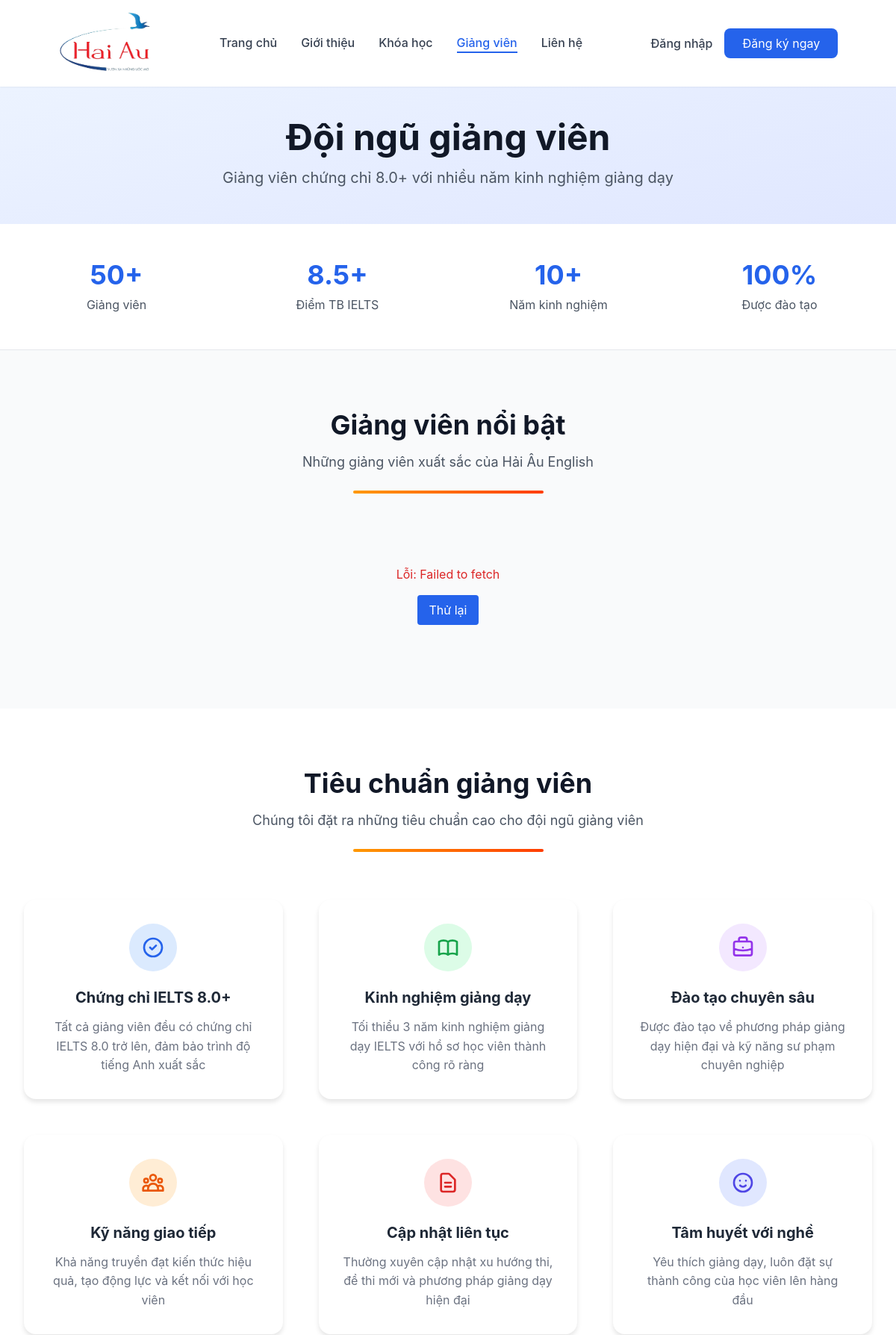
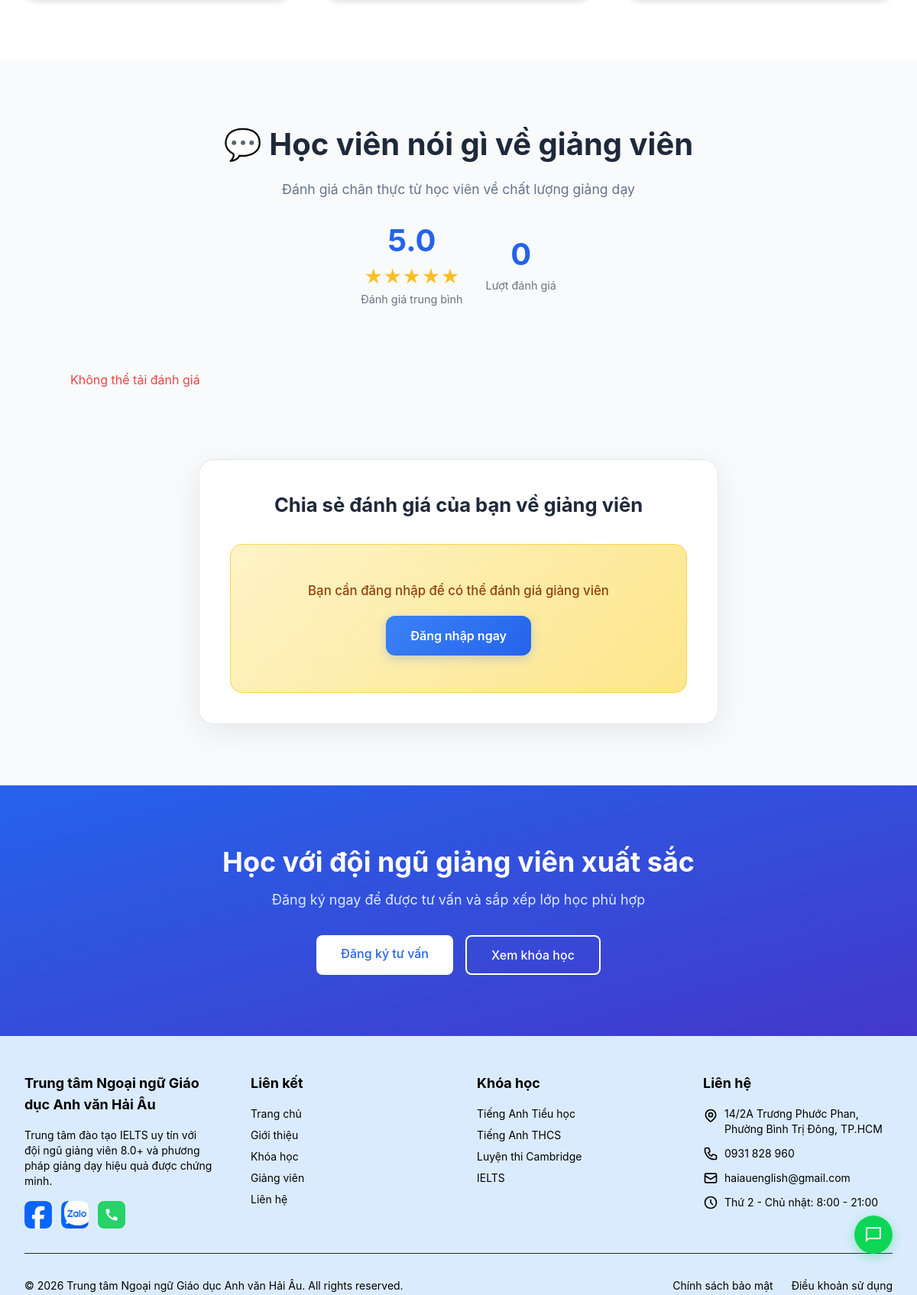
/frontend/pages/teachers.php (upper part), run on the app's committed database (2 pictures, top to bottom).
### tables this page shows
CREATE TABLE `site_content` (
  `id` INT UNSIGNED NOT NULL AUTO_INCREMENT,
  `page` VARCHAR(50) NOT NULL COMMENT 'home, about, courses, teachers, contact',
  `section` VARCHAR(100) NOT NULL COMMENT 'hero, features, stats, about_intro, etc.',
  `content_key` VARCHAR(100) NOT NULL COMMENT 'title, subtitle, description, image_url, etc.',
  `content_value` TEXT DEFAULT NULL,
  `content_type` ENUM('text', 'html', 'image', 'json') DEFAULT 'text',
  `is_active` TINYINT(1) DEFAULT 1,
  `updated_by` INT UNSIGNED DEFAULT NULL,
  `created_at` DATETIME NOT NULL DEFAULT CURRENT_TIMESTAMP,
  `updated_at` DATETIME DEFAULT CURRENT_TIMESTAMP ON UPDATE CURRENT_TIMESTAMP,
  PRIMARY KEY (`id`),
  UNIQUE KEY `unique_content` (`page`, `section`, `content_key`),
  INDEX (`page`),
  INDEX (`section`)
);

### frontend/components/content_helper.php (called while the page is built, shortened)
<?php
require_once __DIR__ . '/../../backend/php/db.php';
function getSiteContent($page = null) {
    global $pdo;
    try {
        if ($page) {
            $stmt = $pdo->prepare("SELECT section, content_key, content_value, content_type FROM site_content WHERE page = ? AND is_active = 1");
            $stmt->execute([$page]);
        } else {
            $stmt = $pdo->query("SELECT page, section, content_key, content_value, content_type FROM site_content WHERE is_active = 1");
        }
        $results = $stmt->fetchAll(PDO::FETCH_ASSOC);
        $content = [];
        foreach ($results as $row) {
            if ($page) {
                $content[$row['section']][$row['content_key']] = $row['content_value'];
            } else {
                $content[$row['page']][$row['section']][$row['content_key']] = $row['content_value'];
            }
        }
        return $content;
    } catch (Exception $e) {
        return [];
    }
}
$siteContent = [];
function c($page, $section, $key, $default = '') {
    global $siteContent;
    if (!isset($siteContent[$page])) {
        $siteContent[$page] = getSiteContent($page);
    }
    return $siteContent[$page][$section][$key] ?? $default;
}

### frontend/components/base_config.php (called while the page is built, shortened)
<?php
function isLocalEnvironment() {
    $host = $_SERVER['HTTP_HOST'] ?? $_SERVER['SERVER_NAME'] ?? 'localhost';
    return (strpos($host, 'localhost') !== false || strpos($host, '127.0.0.1') !== false);
}
function getBasePath() {
    $requestUri = $_SERVER['REQUEST_URI'] ?? '';
    $scriptName = $_SERVER['SCRIPT_NAME'] ?? '';
    $knownBases = ['/hai_au_english', '/Hai_Au_English'];
    foreach ($knownBases as $base) {
        if (stripos($requestUri, $base) === 0 || stripos($scriptName, $base) === 0) {
            return strtolower($base);
        }
    }
    return '';
}
$basePath = getBasePath();
$paths = [
    'home' => $basePath . '/TrangChu',
    'about' => $basePath . '/GioiThieu',
    'courses' => $basePath . '/KhoaHoc',
    'teachers' => $basePath . '/GiangVien',
    'contact' => $basePath . '/LienHe',
    'login' => $basePath . '/DangNhap',
    'signup' => $basePath . '/DangKy',
    'profile' => $basePath . '/HocVien',
    'admin' => $basePath . '/QuanTri',
];
?>

### frontend/pages/teachers.php (the view, shortened to what this page needs)
<?php
include __DIR__ . '/../components/content_helper.php';
$content = getSiteContent('teachers');
?>
<?php include __DIR__ . '/../components/head.php'; ?>
<body class="min-h-screen bg-white">
    <?php include __DIR__ . '/../components/header.php'; ?>
    <main>
        <section class="pt-40 pb-12 bg-gradient-to-br from-blue-50 to-indigo-100">
            <div class="max-w-7xl mx-auto px-4 sm:px-6 lg:px-8">
                <div class="text-center">
                    <h1 class="text-4xl md:text-5xl font-bold text-gray-900 mb-4">
                        <?php echo c('teachers', 'hero', 'title', 'Đội ngũ giảng viên'); ?>
                    </h1>
                    <p class="text-lg md:text-xl text-gray-600 max-w-3xl mx-auto">
                        <?php echo c('teachers', 'hero', 'subtitle', 'Giảng viên chứng chỉ 8.0+ với nhiều năm kinh nghiệm giảng dạy'); ?>
                    </p>
                </div>
            </div>
        </section>
        <section class="py-12 bg-white border-b">
            <div class="max-w-7xl mx-auto px-4 sm:px-6 lg:px-8">
                <div class="grid grid-cols-2 md:grid-cols-4 gap-8">
                    <div class="text-center">
                        <div class="text-4xl font-bold text-blue-600 mb-2"><?php echo c('teachers', 'stats', 'stat1_number', '50+'); ?></div>
                        <div class="text-gray-600"><?php echo c('teachers', 'stats', 'stat1_label', 'Giảng viên'); ?></div>
                    </div>
                    <div class="text-center">
                        <div class="text-4xl font-bold text-blue-600 mb-2"><?php echo c('teachers', 'stats', 'stat2_number', '8.5+'); ?></div>
                        <div class="text-gray-600"><?php echo c('teachers', 'stats', 'stat2_label', 'Điểm TB IELTS'); ?></div>
                    </div>
                    <div class="text-center">
                        <div class="text-4xl font-bold text-blue-600 mb-2"><?php echo c('teachers', 'stats', 'stat3_number', '10+'); ?></div>
                        <div class="text-gray-600"><?php echo c('teachers', 'stats', 'stat3_label', 'Năm kinh nghiệm'); ?></div>
                    </div>
                    <div class="text-center">
                        <div class="text-4xl font-bold text-blue-600 mb-2"><?php echo c('teachers', 'stats', 'stat4_number', '100%'); ?></div>
                        <div class="text-gray-600"><?php echo c('teachers', 'stats', 'stat4_label', 'Được đào tạo'); ?></div>
                    </div>
                </div>
            </div>
        </section>
        <section class="py-20 bg-gray-50">
            <div class="max-w-7xl mx-auto px-4 sm:px-6 lg:px-8">
                <div class="text-center mb-16">
                    <h2 class="text-3xl md:text-4xl font-bold text-gray-900 mb-4">
                        <?php echo c('teachers', 'featured', 'title', 'Giảng viên nổi bật'); ?>
                    </h2>
                    <p class="text-lg text-gray-600 max-w-3xl mx-auto">
                        <?php echo c('teachers', 'featured', 'subtitle', 'Những giảng viên xuất sắc của Hải Âu English'); ?>
                    </p>
                    <div class="gradient_line"></div>
                </div>
                <div id="teachers-grid" class="grid md:grid-cols-2 lg:grid-cols-4 gap-4">
                </div>
            </div>
        </section>
        <section class="py-20 bg-white">
            <div class="max-w-7xl mx-auto px-4 sm:px-6 lg:px-8">
                <div class="text-center mb-16">
                    <h2 class="text-3xl md:text-4xl font-bold text-gray-900 mb-4">
                        <?php echo c('teachers', 'qualifications', 'title', 'Tiêu chuẩn giảng viên'); ?>
                    </h2>
                    <p class="text-lg text-gray-600 max-w-3xl mx-auto">
                        <?php echo c('teachers', 'qualifications', 'subtitle', 'Chúng tôi đặt ra những tiêu chuẩn cao cho đội ngũ giảng viên'); ?>
                    </p>
                    <div class="gradient_line"></div>
                </div>
                <div class="grid md:grid-cols-2 lg:grid-cols-3 gap-8">
                    <div class="qualification-card">
                        <div class="qualification-icon bg-blue-100">
                            <svg class="w-8 h-8 text-blue-600" fill="none" stroke="currentColor" viewBox="0 0 24 24">
                                <path stroke-linecap="round" stroke-linejoin="round" stroke-width="2" d="M9 12l2 2 4-4m6 2a9 9 0 11-18 0 9 9 0 0118 0z"/>
                            </svg>
                        </div>
                        <h3 class="qualification-title"><?php echo c('teachers', 'qualifications', 'qual1_title', 'Chứng chỉ IELTS 8.0+'); ?></h3>
                        <p class="qualification-description">
                            <?php echo c('teachers', 'qualifications', 'qual1_desc', 'Tất cả giảng viên đều có chứng chỉ IELTS 8.0 trở lên, đảm bảo trình độ tiếng Anh xuất sắc'); ?>
                        </p>
                    </div>
                    <div class="qualification-card">
                        <div class="qualification-icon bg-green-100">
                        </div>
                        <h3 class="qualification-title"><?php echo c('teachers', 'qualifications', 'qual2_title', 'Kinh nghiệm giảng dạy'); ?></h3>
                        <p class="qualification-description">
                            <?php echo c('teachers', 'qualifications', 'qual2_desc', 'Tối thiểu 3 năm kinh nghiệm giảng dạy IELTS với hồ sơ học viên thành công rõ ràng'); ?>
                        </p>
                    </div>
                    <div class="qualification-card">
                        <div class="qualification-icon bg-purple-100">
                        </div>
                        <h3 class="qualification-title"><?php echo c('teachers', 'qualifications', 'qual3_title', 'Đào tạo chuyên sâu'); ?></h3>
                        <p class="qualification-description">
                            <?php echo c('teachers', 'qualifications', 'qual3_desc', 'Được đào tạo về phương pháp giảng dạy hiện đại và kỹ năng sư phạm chuyên nghiệp'); ?>
                        </p>
                    </div>
                    <div class="qualification-card">
                        <div class="qualification-icon bg-orange-100">
                        </div>
                        <h3 class="qualification-title"><?php echo c('teachers', 'qualifications', 'qual4_title', 'Kỹ năng giao tiếp'); ?></h3>
                        <p class="qualification-description">
                            <?php echo c('teachers', 'qualifications', 'qual4_desc', 'Khả năng truyền đạt kiến thức hiệu quả, tạo động lực và kết nối với học viên'); ?>
                        </p>
                    </div>
                    <div class="qualification-card">
                        <div class="qualification-icon bg-red-100">
                            <svg class="w-8 h-8 text-red-600" fill="none" stroke="currentColor" viewBox="0 0 24 24">
                                <path stroke-linecap="round" stroke-linejoin="round" stroke-width="2" d="M9 12h6m-6 4h6m2 5H7a2 2 0 01-2-2V5a2 2 0 012-2h5.586a1 1 0 01.707.293l5.414 5.414a1 1 0 01.293.707V19a2 2 0 01-2 2z"/>
                            </svg>
                        </div>
                        <h3 class="qualification-title"><?php echo c('teachers', 'qualifications', 'qual5_title', 'Cập nhật liên tục'); ?></h3>
                        <p class="qualification-description">
                            <?php echo c('teachers', 'qualifications', 'qual5_desc', 'Thường xuyên cập nhật xu hướng thi, đề thi mới và phương pháp giảng dạy hiện đại'); ?>
                        </p>
                    </div>
                    <div class="qualification-card">
                        <div class="qualification-icon bg-indigo-100">
                            <svg class="w-8 h-8 text-indigo-600" fill="none" stroke="currentColor" viewBox="0 0 24 24">
                                <path stroke-linecap="round" stroke-linejoin="round" stroke-width="2" d="M14.828 14.828a4 4 0 01-5.656 0M9 10h.01M15 10h.01M21 12a9 9 0 11-18 0 9 9 0 0118 0z"/>
                            </svg>
                        </div>
                        <h3 class="qualification-title"><?php echo c('teachers', 'qualifications', 'qual6_title', 'Tâm huyết với nghề'); ?></h3>
                        <p class="qualification-description">
                            <?php echo c('teachers', 'qualifications', 'qual6_desc', 'Yêu thích giảng dạy, luôn đặt sự thành công của học viên lên hàng đầu'); ?>
                        </p>
                    </div>
                </div>
            </div>
        </section>
        <section id="teacher-reviews-section" class="py-20 bg-gray-50">
            <div class="max-w-7xl mx-auto px-4 sm:px-6 lg:px-8">
                <div class="reviews-header">
                    <h2>💬 <?php echo c('teachers', 'testimonials', 'title', 'Học viên nói gì về giảng viên'); ?></h2>
                    <p><?php echo c('teachers', 'testimonials', 'subtitle', 'Đánh giá chân thực từ học viên về chất lượng giảng dạy'); ?></p>
                    <div class="reviews-stats">
                        <div class="reviews-stat-item">
                            <div class="stat-value" id="teacher-reviews-avg-rating">5.0</div>
                            <div class="stat-stars">★★★★★</div>
                            <div class="stat-label">Đánh giá trung bình</div>
                        </div>
                        <div class="reviews-stat-item">
                            <div class="stat-value" id="teacher-reviews-total">0</div>
                            <div class="stat-label">Lượt đánh giá</div>
                        </div>
                    </div>
                </div>
                <div class="reviews-container">
                    <div id="teacher-reviews-carousel">
                    </div>
                </div>
                <div class="review-form-section">
                    <h3 class="review-form-title">Chia sẻ đánh giá của bạn về giảng viên</h3>
                    <div id="teacher-review-login-prompt" class="login-prompt">
                        <p>Bạn cần đăng nhập để có thể đánh giá giảng viên</p>
                        <a href="<?php echo $paths['login']; ?>">Đăng nhập ngay</a>
                    </div>
                </div>
            </div>
        </section>
        <section class="py-20 bg-gradient-to-br from-blue-600 to-indigo-700 text-white">
            <div class="max-w-4xl mx-auto px-4 sm:px-6 lg:px-8 text-center">
                <h2 class="text-3xl md:text-4xl font-bold mb-4">
                    <?php echo c('teachers', 'cta', 'title', 'Học với đội ngũ giảng viên xuất sắc'); ?>
                </h2>
                <p class="text-lg text-blue-100 mb-8">
                    <?php echo c('teachers', 'cta', 'subtitle', 'Đăng ký ngay để được tư vấn và sắp xếp lớp học phù hợp'); ?>
                </p>
                <div class="flex flex-col sm:flex-row gap-4 justify-center">
                    <a href="<?php echo $paths['contact']; ?>" class="bg-white text-blue-600 px-8 py-3 rounded-lg hover:bg-gray-100 transition-colors font-medium">
                        Đăng ký tư vấn
                    </a>
                    <a href="<?php echo $paths['courses']; ?>" class="border-2 border-white text-white px-8 py-3 rounded-lg hover:bg-white hover:text-blue-600 transition-colors font-medium">
                        Xem khóa học
                    </a>
                </div>
            </div>
        </section>
    </main>
    <?php include __DIR__ . '/../components/footer.php'; ?>
    <?php include __DIR__ . '/../components/floating-contact.php'; ?>
</body>
</html>

### data on the page
site_content: content_key "Giảng viên chứng chỉ 8.0+ với nhiều năm kinh nghiệm giảng dạy", content_key "Những giảng viên xuất sắc của Hải Âu English", content_key "Chúng tôi đặt ra những tiêu chuẩn cao cho đội ngũ giảng viên", content_key "Đánh giá chân thực từ học viên về chất lượng giảng dạy", section "Học với đội ngũ giảng viên xuất sắc", section+content_key "Đăng ký ngay để được tư vấn và sắp xếp lớp học phù hợp"

### other printed values
c('teachers', 'hero', 'title', 'Đội ngũ giảng viên') "Đội ngũ giảng viên"
c('teachers', 'stats', 'stat1_number', '50+') "50+"
c('teachers', 'stats', 'stat1_label', 'Giảng viên') "Giảng viên"
c('teachers', 'stats', 'stat2_number', '8.5+') "8.5+"
c('teachers', 'stats', 'stat2_label', 'Điểm TB IELTS') "Điểm TB IELTS"
c('teachers', 'stats', 'stat3_number', '10+') "10+"
c('teachers', 'stats', 'stat3_label', 'Năm kinh nghiệm') "Năm kinh nghiệm"
c('teachers', 'stats', 'stat4_number', '100%') "100%"
c('teachers', 'stats', 'stat4_label', 'Được đào tạo') "Được đào tạo"
c('teachers', 'featured', 'title', 'Giảng viên nổi bật') "Giảng viên nổi bật"
c('teachers', 'qualifications', 'title', 'Tiêu chuẩn giảng viên') "Tiêu chuẩn giảng viên"
c('teachers', 'qualifications', 'qual1_title', 'Chứng chỉ IELTS 8.0+') "Chứng chỉ IELTS 8.0+"
c('teachers', 'qualifications', 'qual3_title', 'Đào tạo chuyên sâu') "Đào tạo chuyên sâu"
c('teachers', 'qualifications', 'qual4_title', 'Kỹ năng giao tiếp') "Kỹ năng giao tiếp"
c('teachers', 'qualifications', 'qual5_title', 'Cập nhật liên tục') "Cập nhật liên tục"
